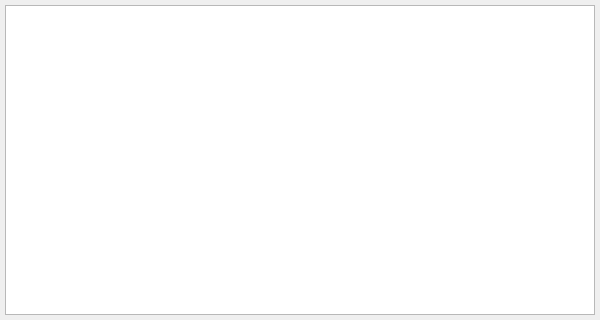
<?xml version="1.0" encoding="UTF-8"?>
<ui version="4.0">
  <class>ConsolePanel</class>
  <widget class="QWidget" name="ConsolePanel">
    <property name="geometry">
      <rect>
        <x>0</x>
        <y>0</y>
        <width>600</width>
        <height>320</height>
      </rect>
    </property>
    <layout class="QHBoxLayout" name="panelLayout">
      <property name="spacing">
        <number>0</number>
      </property>
      <property name="leftMargin">
        <number>5</number>
      </property>
      <property name="topMargin">
        <number>5</number>
      </property>
      <property name="rightMargin">
        <number>5</number>
      </property>
      <property name="bottomMargin">
        <number>5</number>
      </property>
      <item>
        <widget class="Linea::UI::ConsoleWidget" name="console">
          <property name="class" stdset="0">
            <string>console</string>
          </property>
          <property name="sizePolicy">
            <sizepolicy hsizetype="Expanding" vsizetype="Expanding">
              <horstretch>0</horstretch>
              <verstretch>0</verstretch>
            </sizepolicy>
          </property>
        </widget>
      </item>
    </layout>
  </widget>
  <customwidgets>
    <customwidget>
      <class>Linea::UI::ConsoleWidget</class>
      <extends>QPlainTextEdit</extends>
      <header>qt/ui/console/console-widget.h</header>
    </customwidget>
  </customwidgets>
  <resources/>
  <connections/>
</ui>
